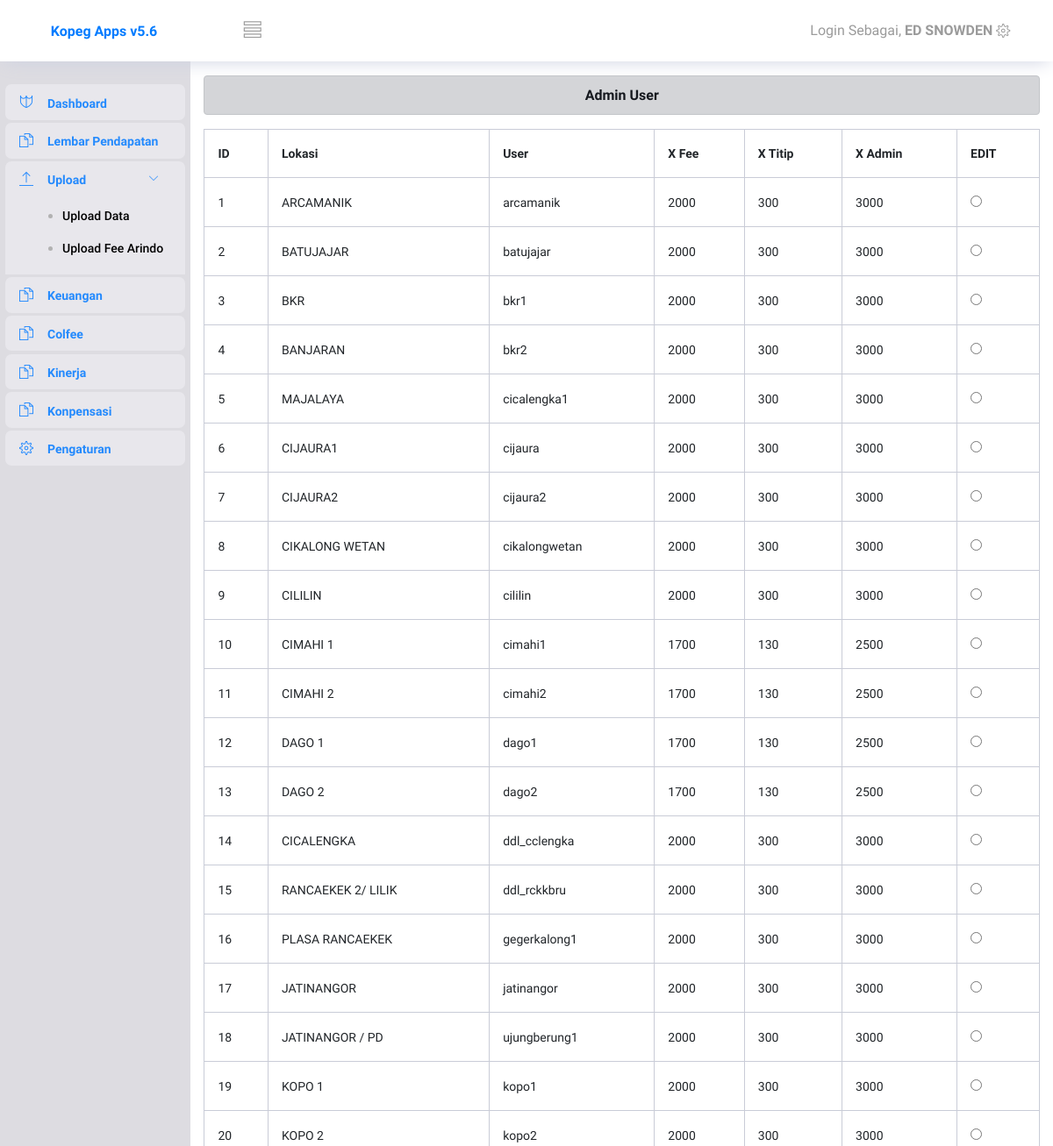
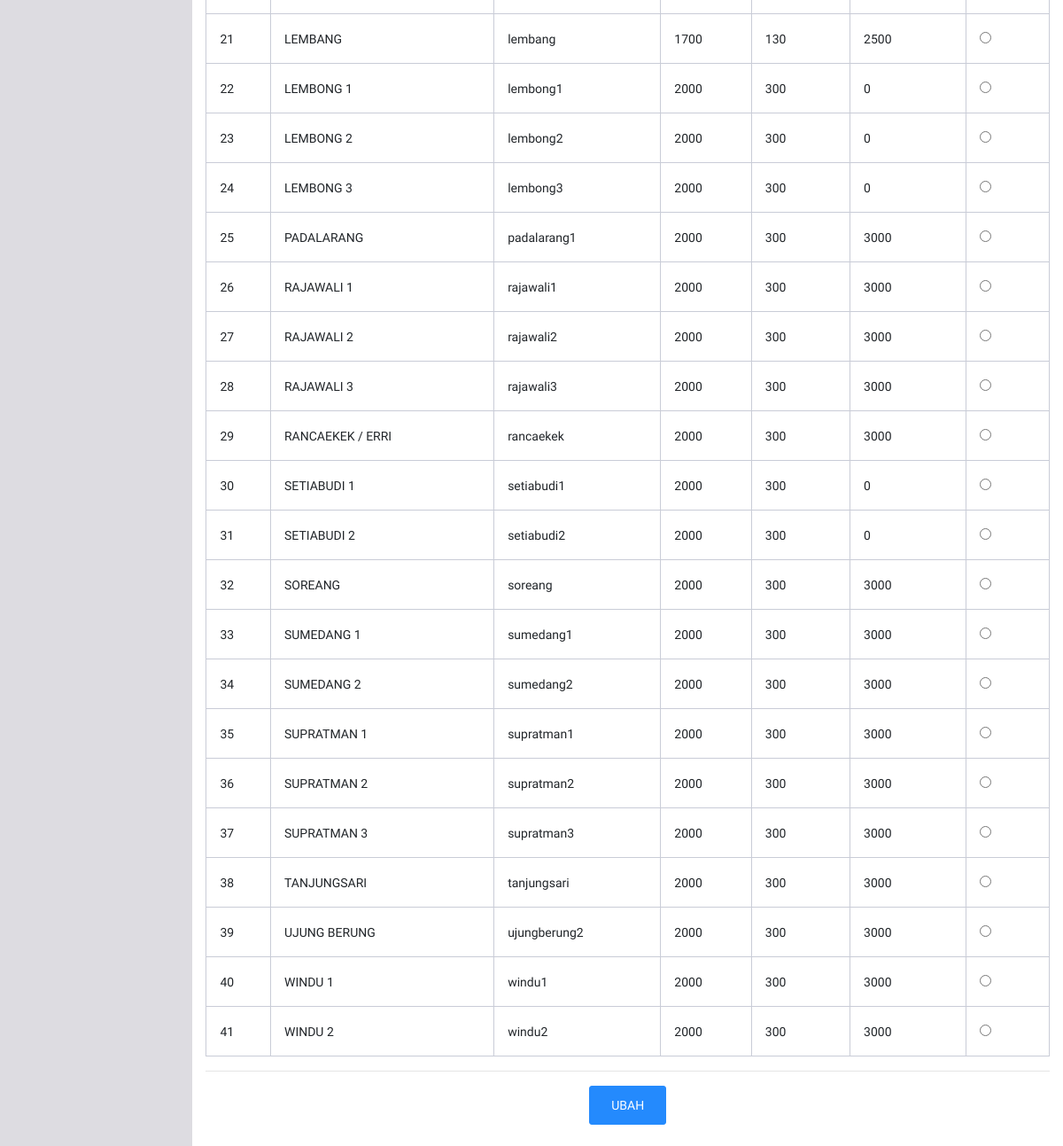
The app's page /index.php?id=56 (signed in) with its own data (2 pictures, top to bottom).
### tables this page shows
CREATE TABLE `kaliuser` (
  `id` int(5) NOT NULL,
  `lokasi` varchar(20) NOT NULL,
  `user` varchar(20) NOT NULL,
  `xfee` int(10) NOT NULL,
  `xtitip` int(10) NOT NULL,
  `xadmin` int(10) NOT NULL
);

### admin_user.php (the view, shortened to what this page needs)
<div class="container-fluid mt-3">
    <div class="alert alert-dark text-center">
        <b>Admin User</b>
    </div>
<?php
    $dbhost = 'localhost';
    $dbuser = 'root';
    $dbpass = '';
    $koneksi = mysql_connect($dbhost, $dbuser, $dbpass);
    $kueri = "SELECT  * from kaliuser";
    $eksekusi = mysql_query($kueri,$koneksi);
?>
<form method="post" action="index.php?id=57">
<table class="table table-bordered table-hover">
                    <thead class="header">
<tr>
	<th>ID</th>
	<th>Lokasi</th>
	<th>User</th>
	<th>X Fee</th>
	<th>X Titip</th>
	<th>X Admin</th>
	<th>EDIT</th>
</tr>
</thead>
<?php
$i=1;
while ($row = mysql_fetch_array($eksekusi,MYSQL_ASSOC)) {
	echo "<tr>
	<td class='tx'>$i</td>
	<td class='tx'>{$row['lokasi']}</td>
	<td class='tx'>{$row['user']}</td>
	<td>{$row['xfee']}</td>
	<td>{$row['xtitip']}</td>
	<td>{$row['xadmin']}</td>
	<td><input type='radio' name='ubah' value='{$row['user']}'></td>
</tr>";
	$i++;
}
?>
</table>
<hr>
<div class="text-center mb-4">
	<input type="submit" value="UBAH" class="btn btn-primary">
</div>
</form>

### index.php (shortened to what this page needs)
<?php
  if(isset($_SESSION['login'])) {
  include 'header.php';
  include 'sidebar.php';
  include 'switch.php';
  include 'footer.php';
  } else {
    include 'login.php';
  }
?>

### header.php (shortened to what this page needs)
<!DOCTYPE html>
<html lang="en">
<head>
  <link rel="stylesheet" href="assets/css/bootstrap.min.css">
  <link rel="stylesheet" href="//code.jquery.com/ui/1.12.1/themes/base/jquery-ui.css">
  <link rel="stylesheet" href="assets/vendors/ti-icons/css/themify-icons.css">
  <link rel="stylesheet" href="assets/vendors/base/vendor.bundle.base.css">
  <link rel="stylesheet" href="assets/css/style.css">
</head>

### sidebar.php (shortened to what this page needs)
<body>
  <div class="container-scroller">
    <nav class="navbar col-lg-12 col-12 p-0 fixed-top d-flex flex-row">
      <div class="text-center navbar-brand-wrapper d-flex align-items-center justify-content-center">
        <b><a class="nav-link" href="index.php">Kopeg Apps v5.6</a></b>
      </div>
      <div class="navbar-menu-wrapper d-flex align-items-center justify-content-end">
        <button class="navbar-toggler navbar-toggler align-self-center" type="button" data-toggle="minimize">
          <span class="ti-view-list"></span>
        </button>
        <ul class="navbar-nav navbar-nav-right">
          <li class="nav-item nav-profile dropdown">
            <a class="nav-link dropdown-toggle" href="#" data-toggle="dropdown" id="profileDropdown">
              Login Sebagai, <b><?php echo $_SESSION['nama' ] ; ?></b> <i class="ti-settings"></i>
            </a>
          </li>
        </ul>
      </div>
    </nav>
    <div class="container-fluid page-body-wrapper">
      <nav class="sidebar sidebar-offcanvas" id="sidebar">
        <ul class="nav">
          <li class="nav-item">
            <a class="nav-link" href="index.php"  >
              <i class="ti-shield menu-icon"></i>
              <span class="menu-title"><b>Dashboard</b></span>
            </a>
          </li>
          <li class="nav-item">
            <a class="nav-link" href="index.php?id=2">
              <i class="ti-files menu-icon"></i>
              <span class="menu-title"><b>Lembar Pendapatan</b></span>
            </a>
          </li>
          <li class="nav-item">
            <a class="nav-link" data-toggle="collapse" href="#ui-basic" aria-expanded="false" aria-controls="ui-basic">
              <i class="ti-upload menu-icon"></i>
              <span class="menu-title"><b>Upload</b></span>
              <i class="menu-arrow"></i>
            </a>
            <div class="collapse" id="ui-basic">
              <ul class="nav flex-column sub-menu">
                <li class="nav-item"> <a class="nav-link" href="index.php?id=5">Upload Data</a></li>
                <li class="nav-item"> <a class="nav-link" href="index.php?id=24">Upload Fee Arindo</a></li>
              </ul>
            </div>
          </li>
          <li class="nav-item">
            <a class="nav-link" href="index.php?id=8">
              <i class="ti-files menu-icon"></i>
              <span class="menu-title"><b>Keuangan</b></span>
            </a>
          </li>
          <li class="nav-item">
            <a class="nav-link" href="index.php?id=25">
              <i class="ti-files menu-icon"></i>
              <span class="menu-title"><b>Colfee</b></span>
            </a>
          </li>
          <li class="nav-item">
            <a class="nav-link" href="index.php?id=26">
              <i class="ti-files menu-icon"></i>
              <span class="menu-title"><b>Kinerja</b></span>
            </a>
          </li>
          <li class="nav-item">
            <a class="nav-link" href="index.php?id=31">
              <i class="ti-files menu-icon"></i>
              <span class="menu-title"><b>Konpensasi</b></span>
            </a>
          </li>
          <li class="nav-item">
            <a class="nav-link" href="index.php?id=14">
              <i class="ti-settings menu-icon"></i>
              <span class="menu-title"><b>Pengaturan</b></span>
            </a>
          </li>
        </ul>
      </nav>

### switch.php (shortened to what this page needs)
<?php
    $link = $_GET['id'];
    switch($link) {
        case 56:
        include "admin_user.php";
        break;
    }
?>

### footer.php (shortened to what this page needs)
</body>
</html>

### records on screen
kaliuser: lokasi "ARCAMANIK", user "arcamanik", xfee "2000", xtitip "300", xadmin "3000"
kaliuser: lokasi "BATUJAJAR", user "batujajar", xfee "2000", xtitip "300", xadmin "3000"
kaliuser: lokasi "BKR", user "bkr1", xfee "2000", xtitip "300", xadmin "3000"
kaliuser: lokasi "BANJARAN", user "bkr2", xfee "2000", xtitip "300", xadmin "3000"
kaliuser: lokasi "MAJALAYA", user "cicalengka1", xfee "2000", xtitip "300", xadmin "3000"
kaliuser: lokasi "CIJAURA1", user "cijaura", xfee "2000", xtitip "300", xadmin "3000"
kaliuser: lokasi "CIJAURA2", user "cijaura2", xfee "2000", xtitip "300", xadmin "3000"
kaliuser: lokasi "CIKALONG WETAN", user "cikalongwetan", xfee "2000", xtitip "300", xadmin "3000"
kaliuser: lokasi "CILILIN", user "cililin", xfee "2000", xtitip "300", xadmin "3000"
kaliuser: lokasi "CIMAHI 1", user "cimahi1", xfee "1700", xtitip "130", xadmin "2500"
kaliuser: lokasi "CIMAHI 2", user "cimahi2", xfee "1700", xtitip "130", xadmin "2500"
kaliuser: lokasi "DAGO 1", user "dago1", xfee "1700", xtitip "130", xadmin "2500"
kaliuser: lokasi "DAGO 2", user "dago2", xfee "1700", xtitip "130", xadmin "2500"
kaliuser: lokasi "CICALENGKA", user "ddl_cclengka", xfee "2000", xtitip "300", xadmin "3000"
kaliuser: lokasi "RANCAEKEK 2/ LILIK", user "ddl_rckkbru", xfee "2000", xtitip "300", xadmin "3000"
kaliuser: lokasi "PLASA RANCAEKEK", user "gegerkalong1", xfee "2000", xtitip "300", xadmin "3000"
kaliuser: lokasi "JATINANGOR", user "jatinangor", xfee "2000", xtitip "300", xadmin "3000"
kaliuser: lokasi "JATINANGOR / PD", user "ujungberung1", xfee "2000", xtitip "300", xadmin "3000"
kaliuser: lokasi "KOPO 1", user "kopo1", xfee "2000", xtitip "300", xadmin "3000"
kaliuser: lokasi "KOPO 2", user "kopo2", xfee "2000", xtitip "300", xadmin "3000"
kaliuser: lokasi "LEMBANG", user "lembang", xfee "1700", xtitip "130", xadmin "2500"
kaliuser: lokasi "LEMBONG 1", user "lembong1", xfee "2000", xtitip "300", xadmin "0"
kaliuser: lokasi "LEMBONG 2", user "lembong2", xfee "2000", xtitip "300", xadmin "0"
kaliuser: lokasi "LEMBONG 3", user "lembong3", xfee "2000", xtitip "300", xadmin "0"
kaliuser: lokasi "PADALARANG", user "padalarang1", xfee "2000", xtitip "300", xadmin "3000"
kaliuser: lokasi "RAJAWALI 1", user "rajawali1", xfee "2000", xtitip "300", xadmin "3000"
kaliuser: lokasi "RAJAWALI 2", user "rajawali2", xfee "2000", xtitip "300", xadmin "3000"
kaliuser: lokasi "RAJAWALI 3", user "rajawali3", xfee "2000", xtitip "300", xadmin "3000"
kaliuser: lokasi "RANCAEKEK / ERRI", user "rancaekek", xfee "2000", xtitip "300", xadmin "3000"
kaliuser: lokasi "SETIABUDI 1", user "setiabudi1", xfee "2000", xtitip "300", xadmin "0"
kaliuser: lokasi "SETIABUDI 2", user "setiabudi2", xfee "2000", xtitip "300", xadmin "0"
kaliuser: lokasi "SOREANG", user "soreang", xfee "2000", xtitip "300", xadmin "3000"
kaliuser: lokasi "SUMEDANG 1", user "sumedang1", xfee "2000", xtitip "300", xadmin "3000"
kaliuser: lokasi "SUMEDANG 2", user "sumedang2", xfee "2000", xtitip "300", xadmin "3000"
kaliuser: lokasi "SUPRATMAN 1", user "supratman1", xfee "2000", xtitip "300", xadmin "3000"
kaliuser: lokasi "SUPRATMAN 2", user "supratman2", xfee "2000", xtitip "300", xadmin "3000"
kaliuser: lokasi "SUPRATMAN 3", user "supratman3", xfee "2000", xtitip "300", xadmin "3000"
kaliuser: lokasi "TANJUNGSARI", user "tanjungsari", xfee "2000", xtitip "300", xadmin "3000"
kaliuser: lokasi "UJUNG BERUNG", user "ujungberung2", xfee "2000", xtitip "300", xadmin "3000"
kaliuser: lokasi "WINDU 1", user "windu1", xfee "2000", xtitip "300", xadmin "3000"
kaliuser: lokasi "WINDU 2", user "windu2", xfee "2000", xtitip "300", xadmin "3000"

### other values on screen
$_SESSION['nama' ] "ED SNOWDEN"
